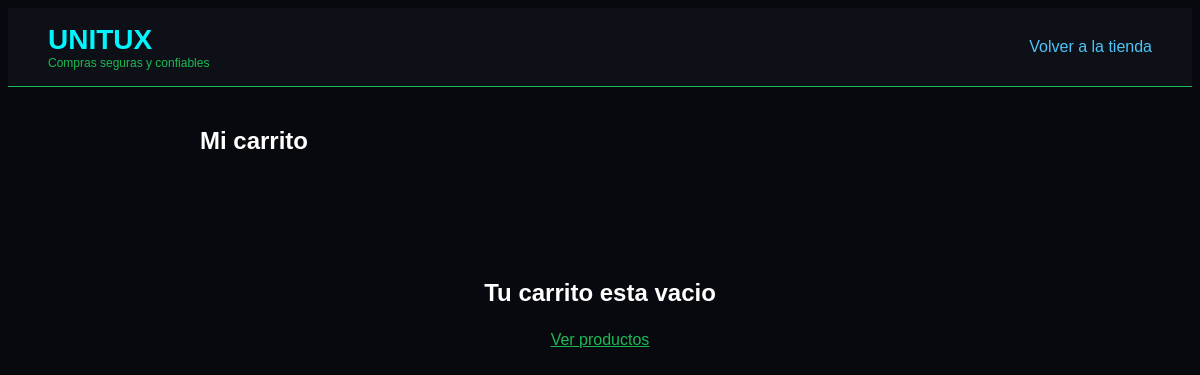
Page /carrito/ (signed in) on the earlier database version.
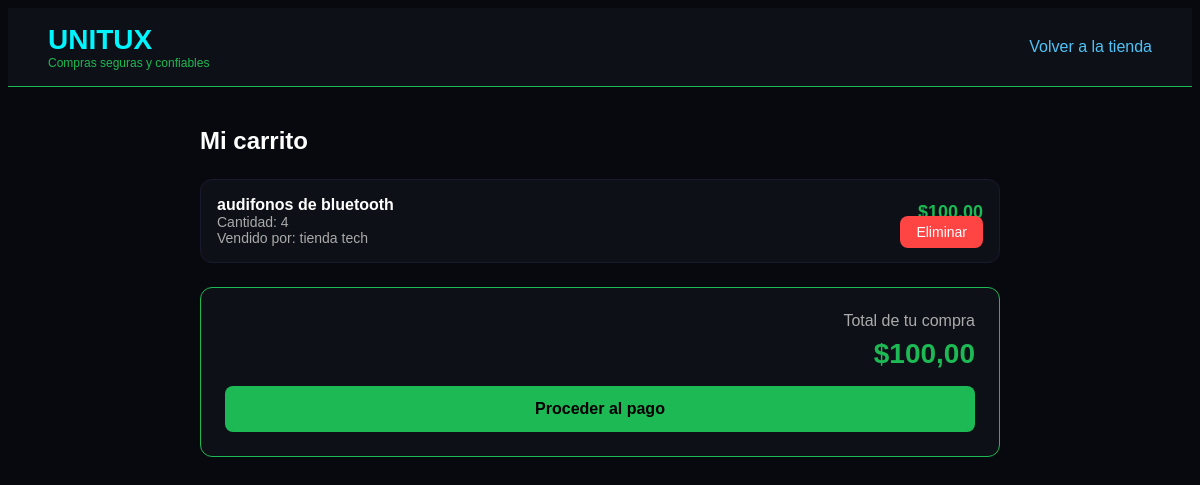
Same page on the later database version.
### tienda/models.py (models this page shows, shortened)
class ItemCarrito(models.Model):
    carrito = models.ForeignKey(Carrito, on_delete=models.CASCADE, related_name='items')
    producto = models.ForeignKey(Producto, on_delete=models.CASCADE)
    cantidad = models.IntegerField(default=1)
    def subtotal(self):
        return self.cantidad * self.producto.precio

class Producto(models.Model):
    proveedor = models.ForeignKey(Proveedor, on_delete=models.CASCADE)
    categoria = models.ForeignKey(Categoria, on_delete=models.CASCADE)
    nombre = models.CharField(max_length=200)
    descripcion = models.TextField()
    precio = models.DecimalField(max_digits=10, decimal_places=2)
    imagen = models.ImageField(upload_to='productos/', blank=True)
    stock = models.IntegerField(default=0)
    activo = models.BooleanField(default=True)

class Proveedor(models.Model):
    ESTADOS = [
        ('pendiente', 'Pendiente'),
        ('aprobado', 'Aprobado'),
        ('bloqueado', 'Bloqueado'),
    ]
    usuario = models.OneToOneField(User, on_delete=models.CASCADE)
    nombre_tienda = models.CharField(max_length=200)
    descripcion = models.TextField(blank=True)
    telefono = models.CharField(max_length=20, blank=True)
    estado = models.CharField(max_length=20, choices=ESTADOS, default='pendiente')
    fecha_registro = models.DateTimeField(auto_now_add=True)
    comision = models.DecimalField(max_digits=5, decimal_places=2, default=10.00)

class Carrito(models.Model):
    usuario = models.OneToOneField(User, on_delete=models.CASCADE)
    creado = models.DateTimeField(auto_now_add=True)
    def total(self):
        return sum(item.subtotal() for item in self.items.all())

### tienda/views.py (the view)
# urls.py: path('carrito/', views.ver_carrito, name='carrito'),
@login_required
def ver_carrito(request):
    carrito, creado = Carrito.objects.get_or_create(usuario=request.user)
    return render(request, 'tienda/carrito.html', {'carrito': carrito})

### tienda/templates/tienda/carrito.html (shortened to what this page needs)
<!DOCTYPE html>
<html lang="es">
<head>
</head>
<body>
    <header>
        <div>
            <div class="logo">UNITUX</div>
            <div class="slogan">Compras seguras y confiables</div>
        </div>
        <a href="/" style="color:#4fc3f7;text-decoration:none">Volver a la tienda</a>
    </header>
    <div class="contenido">
        <h2>Mi carrito</h2>
        {% if carrito.items.all %}
        {% for item in carrito.items.all %}
        <div class="item">
            <div>
                <div class="item-nombre">{{ item.producto.nombre }}</div>
                <div style="color:#aaa;font-size:14px">Cantidad: {{ item.cantidad }}</div>
                <div style="color:#aaa;font-size:14px">Vendido por: {{ item.producto.proveedor.nombre_tienda }}</div>
            </div>
            <div style="text-align:right">
                <div class="item-precio">${{ item.subtotal }}</div>
                <a href="/carrito/eliminar/{{ item.pk }}/" class="btn-eliminar">Eliminar</a>
            </div>
        </div>
        {% endfor %}
        <div class="total">
            <div style="color:#aaa;margin-bottom:8px">Total de tu compra</div>
            <div class="total-precio">${{ carrito.total }}</div>
            <a href="/pago/" class="btn-pago">Proceder al pago</a>
        </div>
        {% else %}
        <div class="vacio">
            <h2>Tu carrito esta vacio</h2>
            <a href="/" style="color:#1db954">Ver productos</a>
        </div>
        {% endif %}
    </div>
</body>
</html>

### tienda/templates/tienda/carrito.html (style rules this page uses)
body { background:#08090f;color:#fff;font-family:Arial }
header { background:#0d1117;padding:16px 40px;border-bottom:1px solid #1db954;display:flex;justify-content:space-between;align-items:center }
.logo { font-size:28px;font-weight:900;color:#00f5ff }
.slogan { color:#1db954;font-size:12px }
.contenido { max-width:800px;margin:40px auto;padding:0 20px }
h2 { margin-bottom:24px;color:#fff }
.item { background:#0d1117;border:1px solid #1a1a2e;border-radius:12px;padding:16px;margin-bottom:16px;display:flex;justify-content:space-between;align-items:center }
.item-nombre { font-size:16px;font-weight:700 }
.item-precio { color:#1db954;font-size:18px;font-weight:700 }
.btn-eliminar { background:#ff4444;color:#fff;padding:8px 16px;border-radius:8px;text-decoration:none;font-size:14px }
.total { background:#0d1117;border:1px solid #1db954;border-radius:12px;padding:24px;text-align:right;margin-top:24px }
.total-precio { color:#1db954;font-size:28px;font-weight:900 }
.btn-pago { display:block;background:#1db954;color:#000;text-align:center;padding:14px;border-radius:8px;text-decoration:none;font-weight:700;font-size:16px;margin-top:16px }

Differences in the rows shown:
added ItemCarrito: producto.nombre "audifonos de bluetooth", cantidad "4", producto.proveedor.nombre_tienda "tienda tech", subtotal "100,00"
now on this page (row unchanged): Carrito: total "100,00"
Other differences:
text no longer shown: "Tu carrito esta vacio Ver productos"
text now shown: "Total de tu compra $ Proceder al pago"
